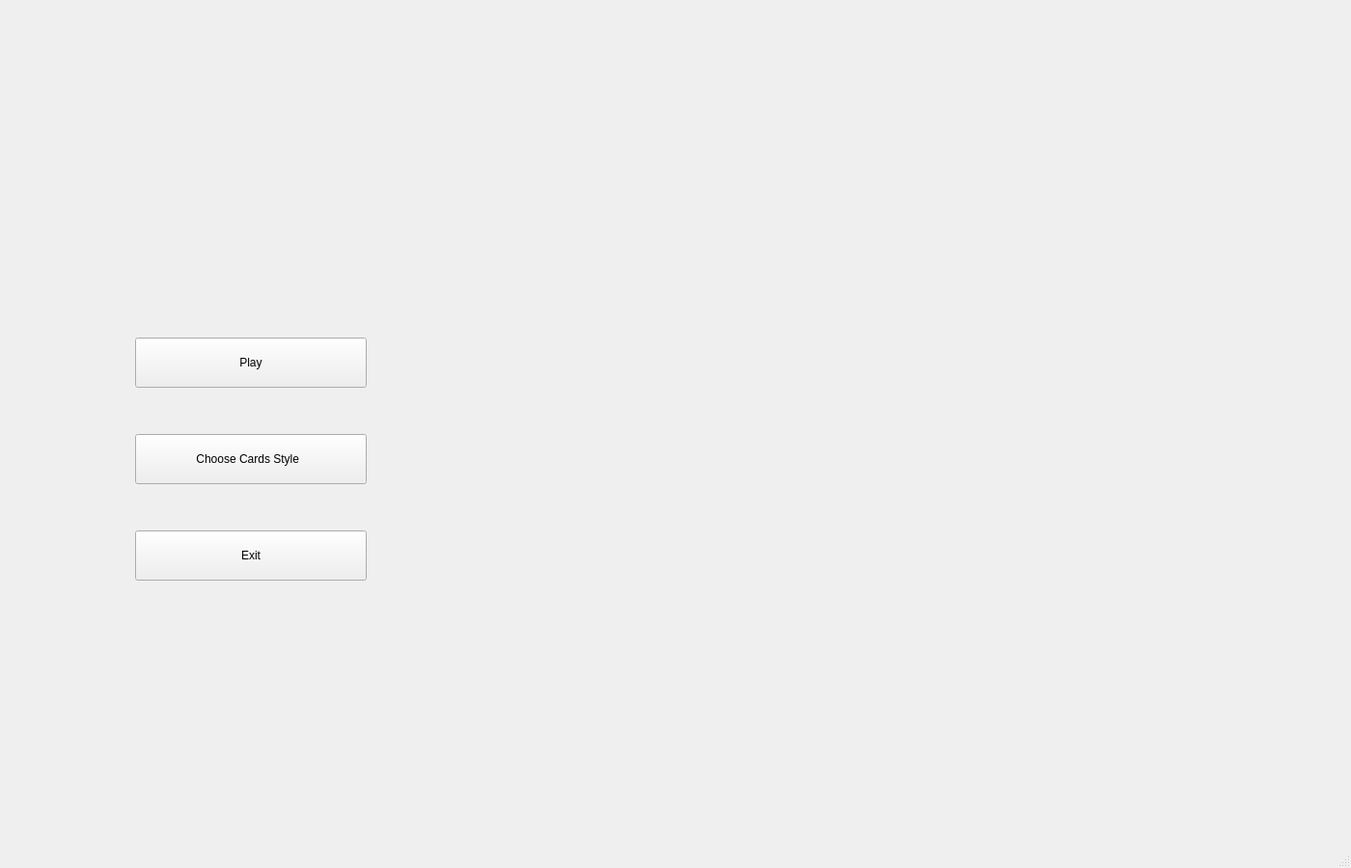
<?xml version="1.0" encoding="UTF-8"?>
<ui version="4.0">
 <class>Menu</class>
 <widget class="QMainWindow" name="Menu">
  <property name="geometry">
   <rect>
    <x>0</x>
    <y>0</y>
    <width>1400</width>
    <height>900</height>
   </rect>
  </property>
  <property name="windowTitle">
   <string>MainWindow</string>
  </property>
  <property name="styleSheet">
   <string notr="true">background-image: url(:/assets/ui/assets/ui/menu.png);</string>
  </property>
  <widget class="QWidget" name="centralwidget">
   <widget class="QPushButton" name="btnStyle">
    <property name="geometry">
     <rect>
      <x>140</x>
      <y>450</y>
      <width>240</width>
      <height>52</height>
     </rect>
    </property>
    <property name="text">
     <string>Choose Сards Style  </string>
    </property>
   </widget>
   <widget class="QPushButton" name="btnPlay">
    <property name="geometry">
     <rect>
      <x>140</x>
      <y>350</y>
      <width>240</width>
      <height>52</height>
     </rect>
    </property>
    <property name="text">
     <string>Play</string>
    </property>
   </widget>
   <widget class="QPushButton" name="btnExit">
    <property name="geometry">
     <rect>
      <x>140</x>
      <y>550</y>
      <width>240</width>
      <height>52</height>
     </rect>
    </property>
    <property name="text">
     <string>Exit</string>
    </property>
   </widget>
  </widget>
  <widget class="QMenuBar" name="menubar">
   <property name="geometry">
    <rect>
     <x>0</x>
     <y>0</y>
     <width>1400</width>
     <height>21</height>
    </rect>
   </property>
  </widget>
  <widget class="QStatusBar" name="statusbar"/>
 </widget>
 <resources>
  <include location="../images.qrc"/>
 </resources>
 <connections>
  <connection>
   <sender>btnExit</sender>
   <signal>clicked()</signal>
   <receiver>Menu</receiver>
   <slot>close()</slot>
   <hints>
    <hint type="sourcelabel">
     <x>259</x>
     <y>596</y>
    </hint>
    <hint type="destinationlabel">
     <x>699</x>
     <y>449</y>
    </hint>
   </hints>
  </connection>
 </connections>
</ui>
